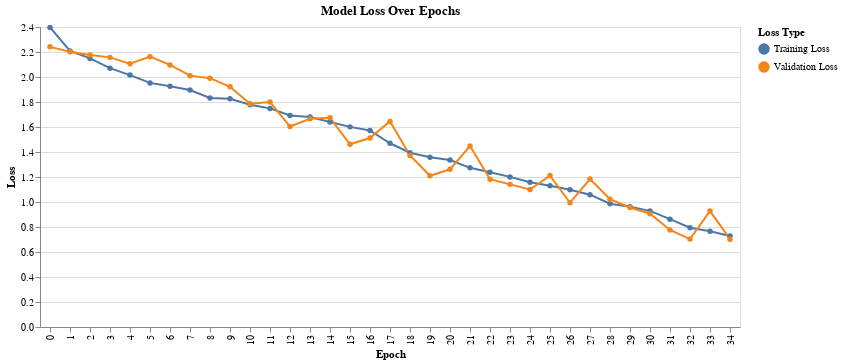

Notebook code for this chart:
### Code cell
data = pd.DataFrame({
    'Epoch': list(range(len(history1.history['loss']))),
    'Training Loss': history1.history['loss'],
    'Validation Loss': history1.history['val_loss']
})
data_melted = data.melt(id_vars='Epoch', var_name='Loss Type', value_name='Loss')
chart = alt.Chart(data_melted).mark_line(point=True).encode(
    x='Epoch:O',
    y='Loss:Q',
    color='Loss Type:N',
    tooltip=['Epoch', 'Loss Type', 'Loss']
).properties(
    title='Model Loss Over Epochs'
)
chart.display()

### Figure 1 — Vega-Lite specification as saved in the notebook (floating-point values rounded to 4 significant figures)
{"config": {"view": {"continuousWidth": 400, "continuousHeight": 300}}, "data": {"name": "data-4ee95d9edac21e3ba1276fc109852572"}, "mark": {"type": "line", "point": true}, "encoding": {"color": {"field": "Loss Type", "type": "nominal"}, "tooltip": [{"field": "Epoch", "type": "quantitative"}, {"field": "Loss Type", "type": "nominal"}, {"field": "Loss", "type": "quantitative"}], "x": {"field": "Epoch", "type": "ordinal"}, "y": {"field": "Loss", "type": "quantitative"}}, "title": "Model Loss Over Epochs", "$schema": "https://vega.github.io/schema/vega-lite/v4.17.0.json", "datasets": {"data-4ee95d9edac21e3ba1276fc109852572": [{"Epoch": 0, "Loss Type": "Training Loss", "Loss": 2.397}, {"Epoch": 1, "Loss Type": "Training Loss", "Loss": 2.209}, {"Epoch": 2, "Loss Type": "Training Loss", "Loss": 2.149}, {"Epoch": 3, "Loss Type": "Training Loss", "Loss": 2.071}, {"Epoch": 4, "Loss Type": "Training Loss", "Loss": 2.015}, {"Epoch": 5, "Loss Type": "Training Loss", "Loss": 1.953}, {"Epoch": 6, "Loss Type": "Training Loss", "Loss": 1.926}, {"Epoch": 7, "Loss Type": "Training Loss", "Loss": 1.895}, {"Epoch": 8, "Loss Type": "Training Loss", "Loss": 1.833}, {"Epoch": 9, "Loss Type": "Training Loss", "Loss": 1.827}, {"Epoch": 10, "Loss Type": "Training Loss", "Loss": 1.778}, {"Epoch": 11, "Loss Type": "Training Loss", "Loss": 1.749}, {"Epoch": 12, "Loss Type": "Training Loss", "Loss": 1.692}, {"Epoch": 13, "Loss Type": "Training Loss", "Loss": 1.681}, {"Epoch": 14, "Loss Type": "Training Loss", "Loss": 1.64}, {"Epoch": 15, "Loss Type": "Training Loss", "Loss": 1.601}, {"Epoch": 16, "Loss Type": "Training Loss", "Loss": 1.573}, {"Epoch": 17, "Loss Type": "Training Loss", "Loss": 1.47}, {"Epoch": 18, "Loss Type": "Training Loss", "Loss": 1.395}, {"Epoch": 19, "Loss Type": "Training Loss", "Loss": 1.358}, {"Epoch": 20, "Loss Type": "Training Loss", "Loss": 1.336}, {"Epoch": 21, "Loss Type": "Training Loss", "Loss": 1.273}, {"Epoch": 22, "Loss Type": "Training Loss", "Loss": 1.237}, {"Epoch": 23, "Loss Type": "Training Loss", "Loss": 1.201}, {"Epoch": 24, "Loss Type": "Training Loss", "Loss": 1.158}, {"Epoch": 25, "Loss Type": "Training Loss", "Loss": 1.131}, {"Epoch": 26, "Loss Type": "Training Loss", "Loss": 1.098}, {"Epoch": 27, "Loss Type": "Training Loss", "Loss": 1.058}, {"Epoch": 28, "Loss Type": "Training Loss", "Loss": 0.9861}, {"Epoch": 29, "Loss Type": "Training Loss", "Loss": 0.9627}, {"Epoch": 30, "Loss Type": "Training Loss", "Loss": 0.929}, {"Epoch": 31, "Loss Type": "Training Loss", "Loss": 0.8629}, {"Epoch": 32, "Loss Type": "Training Loss", "Loss": 0.7939}, {"Epoch": 33, "Loss Type": "Training Loss", "Loss": 0.7665}, {"Epoch": 34, "Loss Type": "Training Loss", "Loss": 0.7278}, {"Epoch": 0, "Loss Type": "Validation Loss", "Loss": 2.241}, {"Epoch": 1, "Loss Type": "Validation Loss", "Loss": 2.201}, {"Epoch": 2, "Loss Type": "Validation Loss", "Loss": 2.176}, {"Epoch": 3, "Loss Type": "Validation Loss", "Loss": 2.157}, {"Epoch": 4, "Loss Type": "Validation Loss", "Loss": 2.106}, {"Epoch": 5, "Loss Type": "Validation Loss", "Loss": 2.163}, {"Epoch": 6, "Loss Type": "Validation Loss", "Loss": 2.097}, {"Epoch": 7, "Loss Type": "Validation Loss", "Loss": 2.011}, {"Epoch": 8, "Loss Type": "Validation Loss", "Loss": 1.991}, {"Epoch": 9, "Loss Type": "Validation Loss", "Loss": 1.921}, {"Epoch": 10, "Loss Type": "Validation Loss", "Loss": 1.787}, {"Epoch": 11, "Loss Type": "Validation Loss", "Loss": 1.799}, {"Epoch": 12, "Loss Type": "Validation Loss", "Loss": 1.604}, {"Epoch": 13, "Loss Type": "Validation Loss", "Loss": 1.665}, {"Epoch": 14, "Loss Type": "Validation Loss", "Loss": 1.674}, {"Epoch": 15, "Loss Type": "Validation Loss", "Loss": 1.462}, {"Epoch": 16, "Loss Type": "Validation Loss", "Loss": 1.512}, {"Epoch": 17, "Loss Type": "Validation Loss", "Loss": 1.645}, {"Epoch": 18, "Loss Type": "Validation Loss", "Loss": 1.373}, {"Epoch": 19, "Loss Type": "Validation Loss", "Loss": 1.21}, {"Epoch": 20, "Loss Type": "Validation Loss", "Loss": 1.262}, {"Epoch": 21, "Loss Type": "Validation Loss", "Loss": 1.448}, {"Epoch": 22, "Loss Type": "Validation Loss", "Loss": 1.183}, {"Epoch": 23, "Loss Type": "Validation Loss", "Loss": 1.141}, {"Epoch": 24, "Loss Type": "Validation Loss", "Loss": 1.1}, {"Epoch": 25, "Loss Type": "Validation Loss", "Loss": 1.211}, {"Epoch": 26, "Loss Type": "Validation Loss", "Loss": 0.9943}, {"Epoch": 27, "Loss Type": "Validation Loss", "Loss": 1.184}, {"Epoch": 28, "Loss Type": "Validation Loss", "Loss": 1.022}, {"Epoch": 29, "Loss Type": "Validation Loss", "Loss": 0.9558}, {"Epoch": 30, "Loss Type": "Validation Loss", "Loss": 0.9066}, {"Epoch": 31, "Loss Type": "Validation Loss", "Loss": 0.7763}, {"Epoch": 32, "Loss Type": "Validation Loss", "Loss": 0.7035}, {"Epoch": 33, "Loss Type": "Validation Loss", "Loss": 0.9276}, {"Epoch": 34, "Loss Type": "Validation Loss", "Loss": 0.7029}]}}
